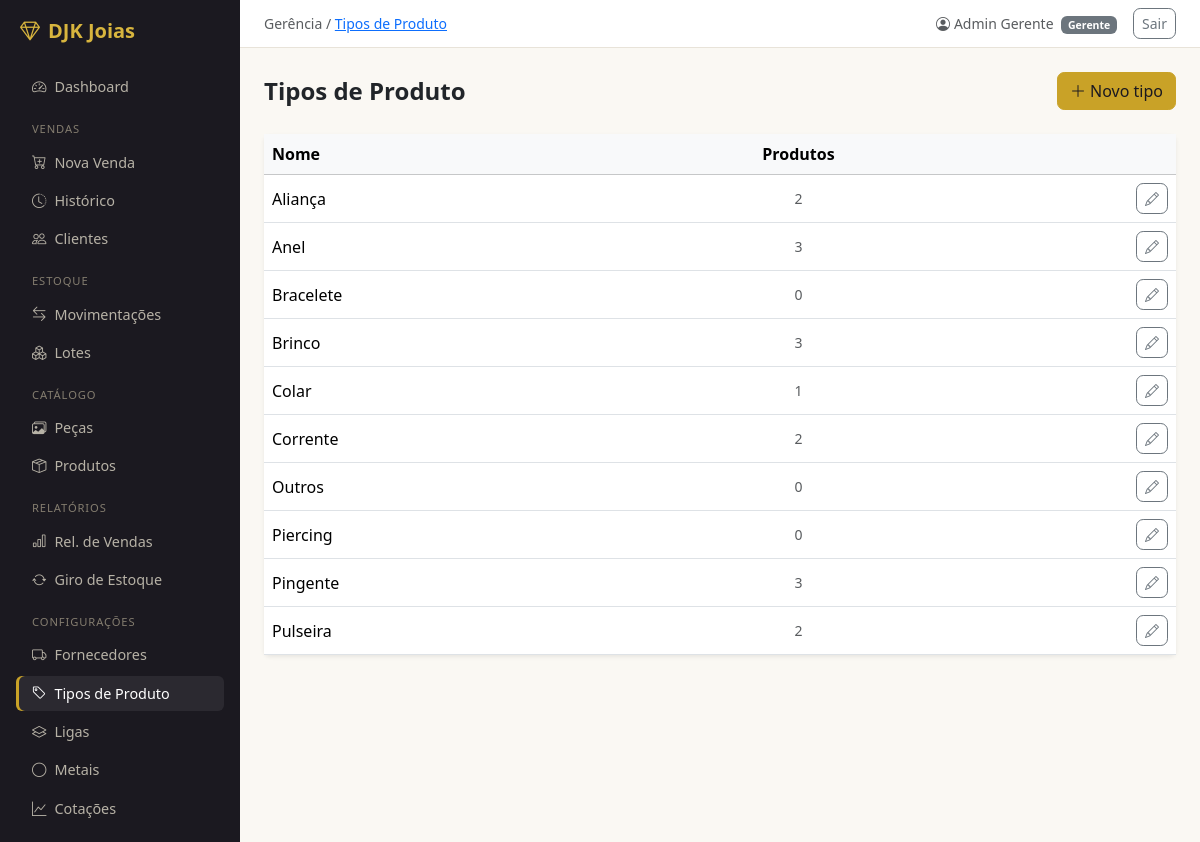
Screenshot of /catalogo/tipos/ (signed in) with the database file from the repository.
### usuarios/models.py (models this page shows, shortened)
class Usuario(AbstractUser):
    class Perfil(models.TextChoices):
        GERENTE  = 'GER', 'Gerente'
        VENDEDOR = 'VEN', 'Vendedor'
    perfil    = models.CharField(max_length=3, choices=Perfil.choices, default=Perfil.VENDEDOR)
    telefone  = models.CharField(max_length=20, blank=True)
    criado_em = models.DateTimeField(auto_now_add=True)
    class Meta:
        verbose_name        = 'Usuário'
        verbose_name_plural = 'Usuários'
        ordering            = ['first_name', 'last_name']
    @property
    def is_gerente(self):
        return self.perfil == self.Perfil.GERENTE

### catalogo/models.py (models this page shows, shortened)
class TipoProduto(models.Model):
    nome = models.CharField(max_length=50, unique=True)
    class Meta:
        verbose_name        = 'Tipo de Produto'
        verbose_name_plural = 'Tipos de Produto'
        ordering            = ['nome']

### catalogo/views.py (the view)
# urls.py: path('tipos/',                 views.TipoProdutoListView.as_view(),   name='tipo_produto_list'),
class TipoProdutoListView(GerenteRequiredMixin, ListView):
    model               = TipoProduto
    template_name       = 'catalogo/tipo_produto_list.html'
    context_object_name = 'tipos'

### usuarios/mixins.py (called while the page is built)
    def dispatch(self, request, *args, **kwargs):
        if not request.user.is_authenticated:
            return self.handle_no_permission()
        if not request.user.is_gerente:
            messages.error(request, 'Acesso restrito a gerentes.')
            return redirect('dashboard:index')
        return super().dispatch(request, *args, **kwargs)

### templates/catalogo/tipo_produto_list.html (shortened to what this page needs)
{% extends 'base.html' %}
{% block breadcrumb %}Gerência / <a href="{% url 'catalogo:tipo_produto_list' %}">Tipos de Produto</a>{% endblock %}
{% block content %}
<div class="d-flex align-items-center justify-content-between mb-4">
  <h4 class="fw-semibold mb-0">Tipos de Produto</h4>
  <a href="{% url 'catalogo:tipo_produto_create' %}" class="btn btn-warning">
    <i class="bi bi-plus-lg me-1"></i>Novo tipo
  </a>
</div>
<div class="card border-0 shadow-sm">
  <table class="table table-hover align-middle mb-0">
    <thead class="table-light">
      <tr><th>Nome</th><th class="text-center">Produtos</th><th></th></tr>
    </thead>
    <tbody>
      {% for tipo in tipos %}
      <tr>
        <td class="fw-medium">{{ tipo.nome }}</td>
        <td class="text-center small text-muted">{{ tipo.produtos.count }}</td>
        <td class="text-end">
          <a href="{% url 'catalogo:tipo_produto_update' tipo.pk %}" class="btn btn-sm btn-outline-secondary">
            <i class="bi bi-pencil"></i>
          </a>
        </td>
      </tr>
      {% empty %}
      <tr><td colspan="3" class="text-center text-muted py-4">Nenhum tipo cadastrado.</td></tr>
      {% endfor %}
    </tbody>
  </table>
</div>
{% endblock %}

### templates/base.html (shortened to what this page needs)
<!DOCTYPE html>
<html lang="pt-br">
<head>
  <link href="https://cdn.jsdelivr.net/npm/bootstrap@5.3.3/dist/css/bootstrap.min.css" rel="stylesheet">
  <link href="https://cdn.jsdelivr.net/npm/bootstrap-icons@1.11.3/font/bootstrap-icons.min.css" rel="stylesheet">
</head>
<body>
<div class="d-flex">
  <nav id="sidebar" class="p-3">
    <div class="text-white fw-bold fs-5 mb-4 px-1">
      <i class="bi bi-gem me-2"></i>DJK Joias
    </div>
    <ul class="nav flex-column gap-1">
      <li><a href="{% url 'dashboard:index' %}" class="nav-link {% if request.resolver_match.app_name == 'dashboard' %}active{% endif %}">
        <i class="bi bi-speedometer2 me-2"></i>Dashboard
      </a></li>
      <li class="sidebar-section">Vendas</li>
      <li><a href="{% url 'vendas:venda_create' %}" class="nav-link {% if request.resolver_match.url_name == 'venda_create' %}active{% endif %}">
        <i class="bi bi-cart-plus me-2"></i>Nova Venda
      </a></li>
      <li><a href="{% url 'vendas:venda_list' %}" class="nav-link {% if request.resolver_match.url_name == 'venda_list' or request.resolver_match.url_name == 'venda_detail' %}active{% endif %}">
        <i class="bi bi-clock-history me-2"></i>Histórico
      </a></li>
      <li><a href="{% url 'vendas:cliente_list' %}" class="nav-link {% if request.resolver_match.url_name|slice:':7' == 'cliente' %}active{% endif %}">
        <i class="bi bi-people me-2"></i>Clientes
      </a></li>
      <li class="sidebar-section">Estoque</li>
      <li><a href="{% url 'estoque:movimentacao_list' %}" class="nav-link {% if request.resolver_match.url_name == 'movimentacao_list' or request.resolver_match.url_name == 'movimentacao_create' %}active{% endif %}">
        <i class="bi bi-arrow-left-right me-2"></i>Movimentações
      </a></li>
      <li><a href="{% url 'estoque:lote_list' %}" class="nav-link {% if request.resolver_match.url_name|slice:':4' == 'lote' %}active{% endif %}">
        <i class="bi bi-boxes me-2"></i>Lotes
      </a></li>
      <li class="sidebar-section">Catálogo</li>
      <li><a href="{% url 'catalogo:peca_list' %}" class="nav-link {% if request.resolver_match.url_name|slice:':4' == 'peca' %}active{% endif %}">
        <i class="bi bi-images me-2"></i>Peças
      </a></li>
      <li><a href="{% url 'catalogo:produto_list' %}" class="nav-link {% if request.resolver_match.url_name|slice:':7' == 'produto' %}active{% endif %}">
        <i class="bi bi-box-seam me-2"></i>Produtos
      </a></li>
      {% if user.is_gerente %}
      <li class="sidebar-section">Relatórios</li>
      <li><a href="{% url 'relatorios:vendas' %}" class="nav-link {% if request.resolver_match.url_name == 'vendas' and request.resolver_match.app_name == 'relatorios' %}active{% endif %}">
        <i class="bi bi-bar-chart me-2"></i>Rel. de Vendas
      </a></li>
      <li><a href="{% url 'relatorios:giro' %}" class="nav-link {% if request.resolver_match.url_name == 'giro' %}active{% endif %}">
        <i class="bi bi-arrow-repeat me-2"></i>Giro de Estoque
      </a></li>
      <li class="sidebar-section">Configurações</li>
      <li><a href="{% url 'vendas:fornecedor_list' %}" class="nav-link {% if request.resolver_match.url_name|slice:':10' == 'fornecedor' %}active{% endif %}">
        <i class="bi bi-truck me-2"></i>Fornecedores
      </a></li>
      <li><a href="{% url 'catalogo:tipo_produto_list' %}" class="nav-link {% if request.resolver_match.url_name|slice:':4' == 'tipo' %}active{% endif %}">
        <i class="bi bi-tag me-2"></i>Tipos de Produto
      </a></li>
      <li><a href="{% url 'catalogo:liga_list' %}" class="nav-link {% if request.resolver_match.url_name|slice:':4' == 'liga' %}active{% endif %}">
        <i class="bi bi-layers me-2"></i>Ligas
      </a></li>
      <li><a href="{% url 'catalogo:metal_list' %}" class="nav-link {% if request.resolver_match.url_name|slice:':5' == 'metal' %}active{% endif %}">
        <i class="bi bi-circle me-2"></i>Metais
      </a></li>
      <li><a href="{% url 'catalogo:cotacao_list' %}" class="nav-link {% if request.resolver_match.url_name == 'cotacao_list' %}active{% endif %}">
        <i class="bi bi-graph-up me-2"></i>Cotações
      </a></li>
      {% endif %}
    </ul>
  </nav>
  <div id="main" class="d-flex flex-column">
    <div class="topbar px-4 py-2 d-flex align-items-center justify-content-between">
      <span class="text-muted small">{% block breadcrumb %}{% endblock %}</span>
      <div class="d-flex align-items-center gap-3">
        <span class="small text-muted">
          <i class="bi bi-person-circle me-1"></i>{{ user.get_full_name|default:user.username }}
          <span class="badge bg-secondary ms-1">{{ user.get_perfil_display }}</span>
        </span>
        <form method="post" action="{% url 'logout' %}" class="m-0">
          <button type="submit" class="btn btn-sm btn-outline-secondary">Sair</button>
        </form>
      </div>
    </div>
    <main class="p-4 flex-grow-1">
      {% block content %}{% endblock %}
    </main>
  </div>
</div>
{% load static %}
</body>
</html>

### templates/base.html (style rules this page uses)
:root { --onyx: #1b1920; --onyx-2: #2a2730; --gold: #c9a227; --gold-dark: #ad8a1f; --gold-soft: #d8b53e; --paper: #faf8f3; }
body { background-color: var(--paper); }
#sidebar { min-height: 100vh; background-color: var(--onyx); width: 240px; flex-shrink: 0; }
#sidebar .navbar-brand, #sidebar .fw-bold { color: var(--gold-soft) !important; }
#sidebar .nav-link { color: #b7b2a6; font-size: 0.9rem; padding: .4rem 1rem; border-radius: 6px; }
#sidebar .nav-link.active { color: #fff; background-color: rgba(255,255,255,.07); box-shadow: inset 3px 0 0 var(--gold); }
#sidebar .sidebar-section { font-size: .7rem; text-transform: uppercase; letter-spacing: .08em; color: #847d6f; padding: .8rem 1rem .2rem; }
#main { flex: 1; min-width: 0; }
.topbar { background: #fff; border-bottom: 1px solid #e8e3d9; }
.btn { border-radius: .45rem; font-weight: 500; }
.btn-warning { --bs-btn-bg: var(--gold); --bs-btn-border-color: var(--gold); --bs-btn-hover-bg: var(--gold-dark); --bs-btn-hover-border-color: var(--gold-dark); --bs-btn-active-bg: var(--gold-dark); --bs-btn-active-border-color: var(--gold-dark); --bs-btn-disabled-bg: var(--gold); --bs-btn-disabled-border-color: var(--gold); --bs-btn-color: var(--onyx); --bs-btn-hover-color: var(--onyx); --bs-btn-active-color: var(--onyx); --bs-btn-disabled-color: var(--onyx); }

### rows the page displays
Usuario: get_full_name "Admin Gerente", perfil "Gerente"
TipoProduto: nome "Aliança", produtos.count "2"
TipoProduto: nome "Anel", produtos.count "3"
TipoProduto: nome "Bracelete", produtos.count "0"
TipoProduto: nome "Brinco", produtos.count "3"
TipoProduto: nome "Colar", produtos.count "1"
TipoProduto: nome "Corrente", produtos.count "2"
TipoProduto: nome "Outros", produtos.count "0"
TipoProduto: nome "Piercing", produtos.count "0"
TipoProduto: nome "Pingente", produtos.count "3"
TipoProduto: nome "Pulseira", produtos.count "2"
